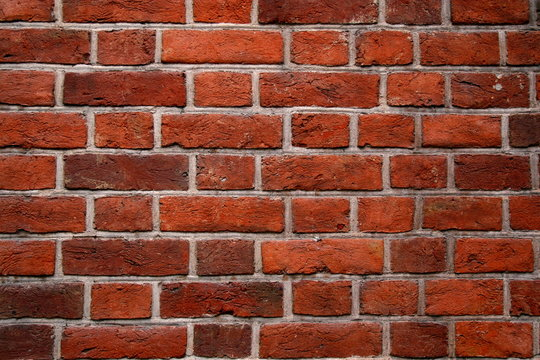
#> input picture Ladrillos.jpg, 540 x 360 px
$ python Practica04_VI_Recortar.py
#> lines starting #> are read from the running program, lines starting #| are printed output that depends on the picture
import cv2
image = cv2.imread('Ladrillos.jpg')
#> image is the input picture: shape (360, 540, 3); mean B, G, R 53.3, 70.8, 134.3
#Recortar una imagen
imageOut = image[60:220,280:480]
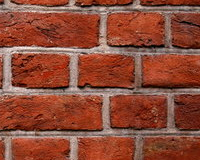
#> imageOut: shape (160, 200, 3); mean B, G, R 55.2, 74, 141.2
cv2.imshow('Imagen de entrada',image)
cv2.imshow('Imagen de salida',imageOut)
cv2.waitKey(0)
cv2.destroyAllWindows()
